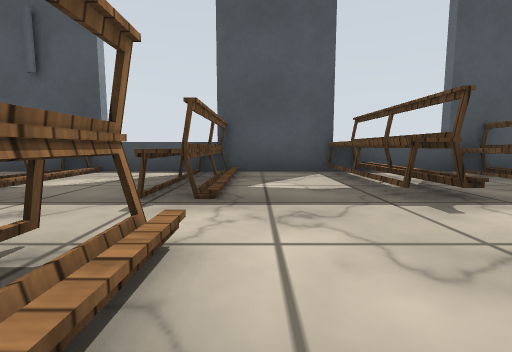
View 1 (above)

16 first-person views from a walk through a world built for the Gazebo simulator. The camera is 0.42 m above the floor, tilts 6° down and sees 85° across. The floor is counted in squares, 1 m on a side. Each view is taken from the middle of a square. On the plan, view 1 faces up. The plan holds only what a view shows up to about 9 squares ahead; the rest is blank. Some surface patterns are stand-ins.

View 2
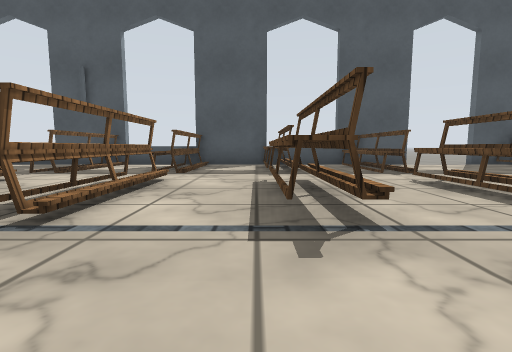

View 3
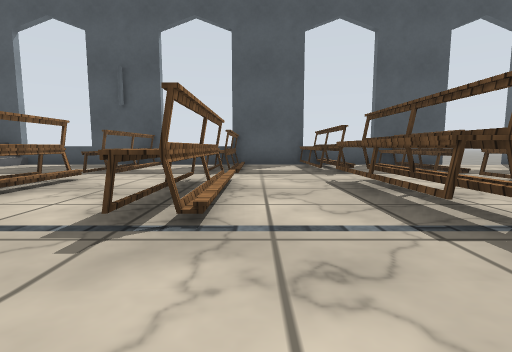

View 4
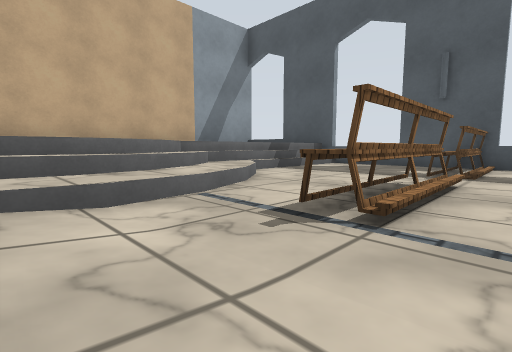

View 5
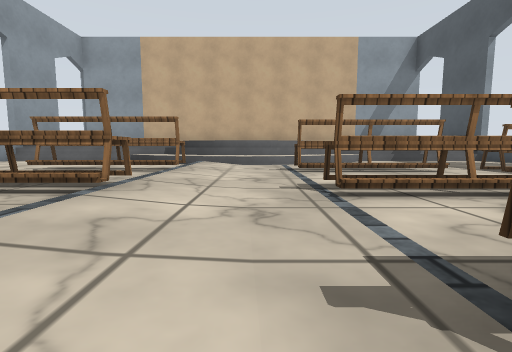

View 6
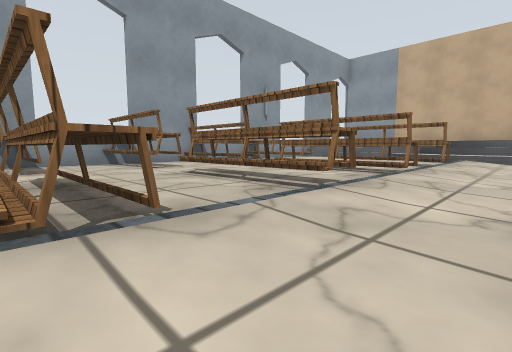

View 7
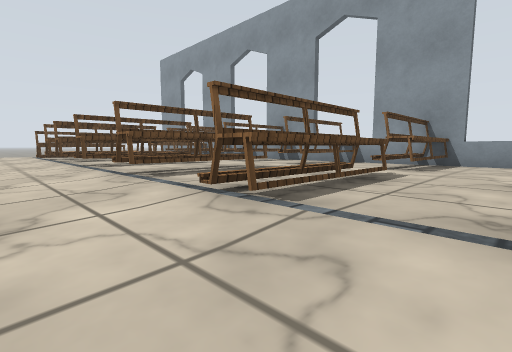

View 8
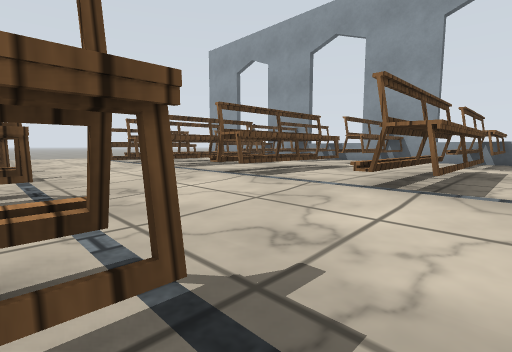

View 9
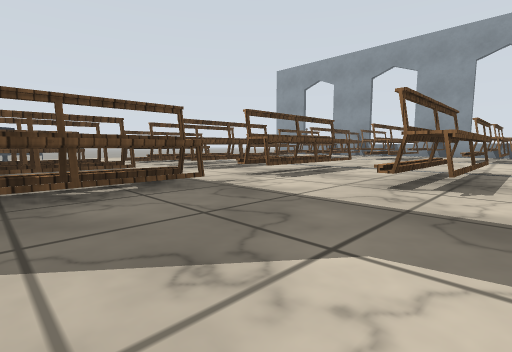

View 10
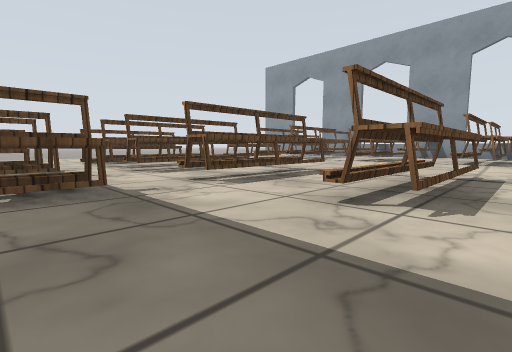

View 11
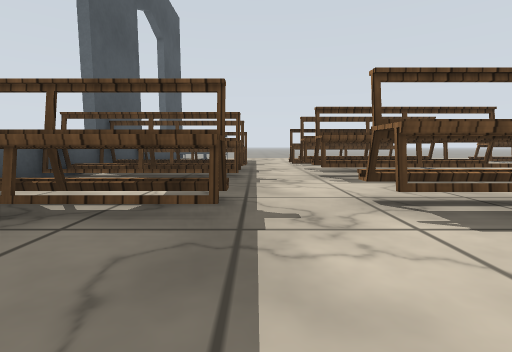

View 12
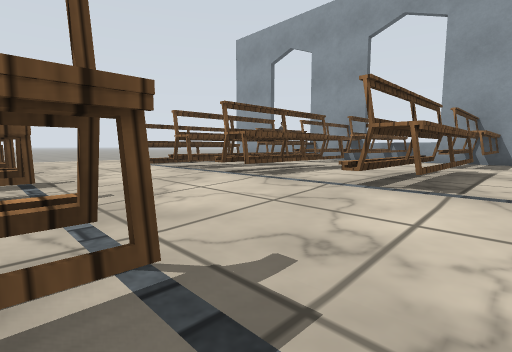

View 13
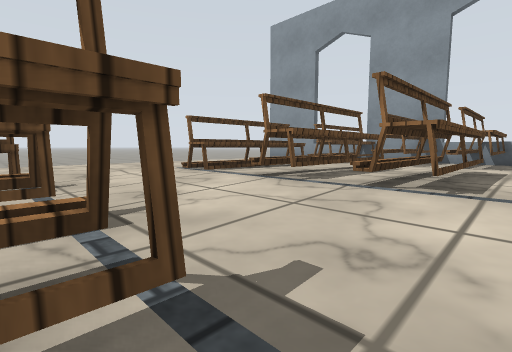

View 14
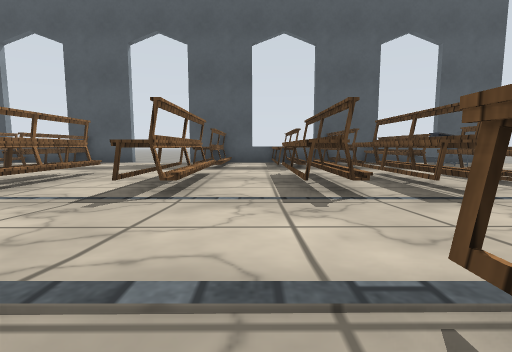

View 15
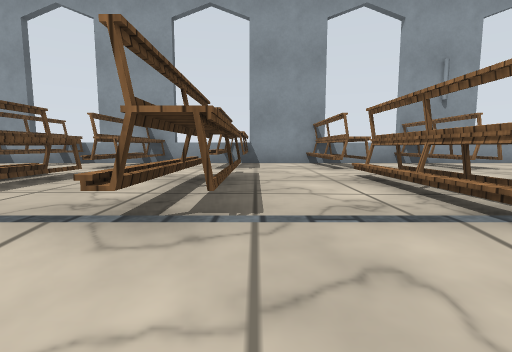

View 16
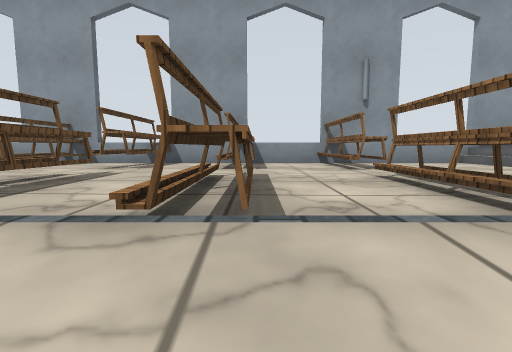

### Floor plan
Key: @ floor where view 1 was taken; # wall or solid block; x gap in a wall; . main floor; : floor 0.05 m higher than the main floor; + floor 0.1 m higher than the main floor; = window, fence, low wall or low ledge.
Columns run from 10 left of view 1 to 18 right of it. Each row starts with its distance up from view 1.
  6                 ..
  5    #==##=#######.#######=##
  4    #...#.#.=#.#...#.##.##..
  3    #...#.#.=#.#...#.##.##.
  2 #  #...x.x.=......x.##....
  1 #  #=..#.#.##.#.#.#.##.+.:
  0 #  ##=.#.#@==.#.=.=.==.#
 -1 #  ##=.#.#.##. .#.#.##.#::...
 -2 #   #=................::::...
 -3 #   #=::::::::::::::::++::...
 -4    ##=#######=#:=:=:==+#::...
 -5    ##= #=####=#:=:=:==:# :.
 -6    #=  #=####=#:x:x:##::
 -7    #=..#=######:#:#:##:x
 -8    #=. ########.#.#.##.=
 -9    #==##=###############

Where each view was taken, in squares from view 1:
view 1: 0 up, 0 right, facing up
view 2: 3 down, 1 right, facing up
view 3: 3 down, 0 right, facing up
view 4: 3 down, 2 left, facing up-left
view 5: 2 down, 2 right, facing left
view 6: 2 down, 4 right, facing down-left
view 7: 2 down, 2 right, facing down-right
view 8: 1 down, 5 right, facing down-right
view 9: 4 up, 5 right, facing down-right
view 10: 3 up, 5 right, facing down-right
view 11: 2 up, 6 right, facing right
view 12: 1 down, 7 right, facing down-right
view 13: 1 down, 9 right, facing down-right
view 14: 4 down, 9 right, facing up
view 15: 2 down, 1 right, facing down
view 16: 2 down, 1 left, facing down
